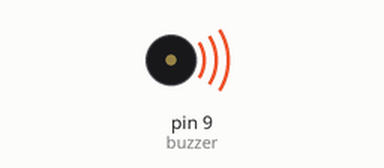
Simulated run of this sketch. Board: Arduino Uno, built with avr-gcc and run on an emulated ATmega328P. On the bench: buzzer (waves = sounding).

Above: at 0.2 s.
Timing chart, 0 to 6.2 s (numbered marks = the images above):
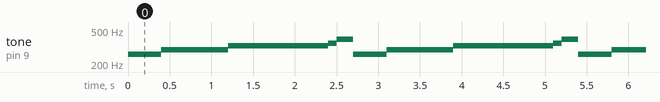

The sketch:

buzzer.ino
```cpp
/* Arduino tutorial - Buzzer / Piezo Speaker
   More info and circuit: http://www.ardumotive.com/how-to-use-a-buzzer-en.html
   Dev: Michalis Vasilakis // Date: 9/6/2015 // www.ardumotive.com */

const int buzzer = 9; //buzzer to arduino pin 9

void setup(){
  pinMode(buzzer, OUTPUT); // Set buzzer - pin 9 as an output
}

void loop(){
   // Sounds the buzzer at the frequency relative to the note C in Hz
    tone(buzzer,261);
    // Waits some time to turn off
    delay(400);
    //Turns the buzzer off
    noTone(buzzer);
    // Sounds the buzzer at the frequency relative to the note D in Hz
    tone(buzzer,293);
    delay(800);
    noTone(buzzer);
    // Sounds the buzzer at the frequency relative to the note E in Hz
    tone(buzzer,329);
    delay(1200);
    noTone(buzzer);
    // Sounds the buzzer at the frequency relative to the note F in Hz
    tone(buzzer,349);
    delay(100);
    noTone(buzzer);
    // Sounds the buzzer at the frequency relative to the note G in Hz
    tone(buzzer,392);
    delay(200);
    noTone(buzzer);
}
```

Measured:
- by itself, tone on pin 9 (buzzer): repeats every 2.7 s: 293 Hz 0.80 s, 329 Hz 1.2 s, 349 Hz 0.10 s, 392 Hz 0.20 s, 261 Hz 0.40 s
